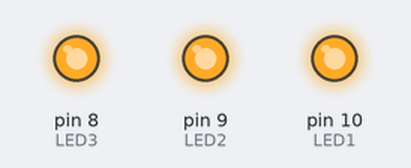
Recording of a sketch running on a simulated Arduino Uno, built with avr-gcc and run on an emulated ATmega328P. Shown: output pins drawn as LEDs (lit = HIGH).

Above: at 0.5 s.
At 3.5 s:
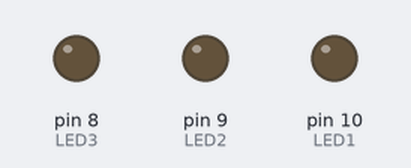
Timing chart, 0 to 4.6 s (numbered marks = the images above):
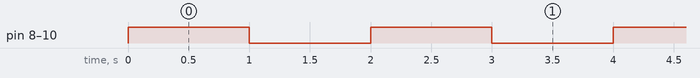

The sketch:

02-1.ino
```cpp
#define LED1  10
#define LED2  9
#define LED3  8

void setup() {
  pinMode(LED1,OUTPUT);
  pinMode(LED2,OUTPUT);
  pinMode(LED3,OUTPUT);
}

void loop() {
  digitalWrite(LED1,HIGH);
  digitalWrite(LED2,HIGH);
  digitalWrite(LED3,HIGH);
  delay(1000);
  digitalWrite(LED1,LOW);
  digitalWrite(LED2,LOW);
  digitalWrite(LED3,LOW);
  delay(1000);
}
```

Measured:
- by itself, pin 8 (LED3), pin 9 (LED2), pin 10 (LED1): alternates HIGH for 1.0 s and LOW for 1.0 s
